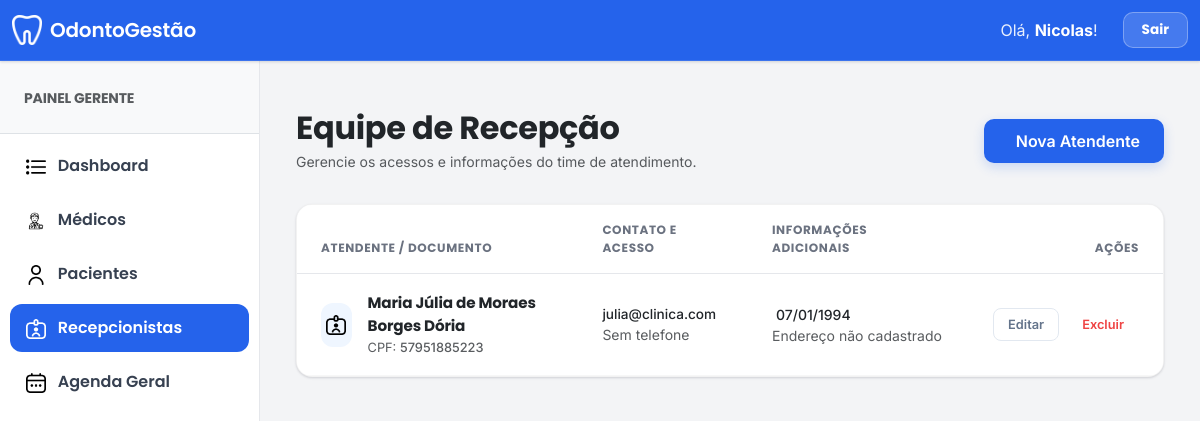
The page /manage_recepcionista/ (signed in) on the database its author committed.
### clinica_app/models.py (models this page shows, shortened)
class CustomUser(AbstractUser):
    USER_TYPE_CHOICES = (
        ('1', 'Gerente'),
        ('2', 'Dentista'),
        ('3', 'Paciente'),
        ('4', 'Recepcionista'),
    )
    email = models.EmailField(unique=True)
    user_type = models.CharField(default='1', choices=USER_TYPE_CHOICES, max_length=1)
    first_name = models.CharField("Nome completo", max_length=150, blank=True)
    REQUIRED_FIELDS = ['email', 'first_name']

class Recepcionista(models.Model):
    admin = models.OneToOneField(CustomUser, on_delete=models.CASCADE)
    cpf = models.CharField(max_length=14, null=True, blank=True, unique=True)
    telefone = models.CharField(max_length=20, null=True, blank=True)
    endereco = models.TextField(null=True, blank=True)
    data_nascimento = models.DateField(null=True, blank=True)

### clinica_app/views.py (the view)
# urls.py: path('manage_recepcionista/', views.manage_recepcionista, name="manage_recepcionista"),
@login_required
def manage_recepcionista(request):
    if str(request.user.user_type) != "1": return redirect('home')
    return render(request, "gerente_template/manage_recepcionista_template.html", {"recepcionistas": Recepcionista.objects.all()})

### clinica_app/templates/gerente_template/manage_recepcionista_template.html (shortened to what this page needs)
{% extends 'base.html' %}
{% load static %}
{% block main_content %}
<div class="container-fluid py-4 page-container">
    <div class="row page-header align-items-center">
        <div class="col-md-6">
            <h2 class="fw-bold text-dark mb-1">Equipe de Recepção</h2>
            <p class="text-muted small mb-0">Gerencie os acessos e informações do time de atendimento.</p>
        </div>
        <div class="col-md-6 text-md-end mt-3 mt-md-0">
            <a href="{% url 'add_recepcionista' %}" class="btn btn-add">
                 Nova Atendente
            </a>
        </div>
    </div>
    <div class="content-card">
        <div class="table-responsive">
            <table class="table table-custom mb-0">
                <thead>
                    <tr>
                        <th>Atendente / Documento</th>
                        <th>Contato e Acesso</th>
                        <th>Informações Adicionais</th>
                        <th class="text-end">Ações</th>
                    </tr>
                </thead>
                <tbody>
                    {% for recep in recepcionistas %}
                    <tr>
                        <td>
                            <div class="d-flex align-items-center">
                                <div class="staff-avatar me-3">
                                    <img src="{% static 'recepcionista.png' %}" alt="Ícone">
                                </div>
                                <div>
                                    <div class="fw-bold text-dark" style="font-size: 0.95rem;">
                                        {{ recep.admin.first_name }} {{ recep.admin.last_name }}
                                    </div>
                                    <div class="text-muted" style="font-size: 0.8rem;">
                                        CPF: <span class="fw-medium">{{ recep.cpf|default:"---" }}</span>
                                    </div>
                                </div>
                            </div>
                        </td>
                        <td>
                            <div class="text-dark fw-medium" style="font-size: 0.85rem;">
                                {{ recep.admin.email }}
                            </div>
                            <div class="text-muted small">
                                {{ recep.telefone|default:"Sem telefone" }}
                            </div>
                        </td>
                        <td>
                            <div class="text-dark small fw-medium">
                                {% if recep.data_nascimento %}
                                     {{ recep.data_nascimento|date:"d/m/Y" }}
                                {% else %}
                                    <span class="text-muted opacity-50 italic">Nascimento não inf.</span>
                                {% endif %}
                            </div>
                            <div class="text-muted small text-truncate-custom" title="{{ recep.endereco }}">
                                {{ recep.endereco|default:"Endereço não cadastrado" }}
                            </div>
                        </td>
                        <td class="text-end">
                            <div class="d-flex justify-content-end gap-2">
                                <a href="{% url 'edit_recepcionista' recep.admin.id %}" class="btn btn-action-edit">
                                    Editar
                                </a>
                                <a href="{% url 'delete_recepcionista' recep.admin.id %}"
                                   class="btn btn-action-delete"
                                   onclick="return confirm('Deseja realmente remover o acesso desta profissional?')">
                                    Excluir
                                </a>
                            </div>
                        </td>
                    </tr>
                    {% endfor %}
                </tbody>
            </table>
        </div>
    </div>
</div>
{% endblock main_content %}

### clinica_app/templates/base.html (shortened to what this page needs)
{% load static %}
<!DOCTYPE html>
<html lang="pt-br">
<head>
    <link href="https://cdn.jsdelivr.net/npm/bootstrap@5.3.0/dist/css/bootstrap.min.css" rel="stylesheet">
</head>
<body>
    {% if user.is_authenticated %}
    <nav class="navbar navbar-expand-lg">
        <div class="container-fluid">
            <a class="navbar-brand" href="#">
                <img src="{% static 'denteb.png' %}" alt="Logo" width="30" height="30" class="me-2">
                OdontoGestão
            </a>
            <div class="collapse navbar-collapse" id="navbarNav">
                <ul class="navbar-nav ms-auto align-items-center">
                    <li class="nav-item">
                        <span class="user-welcome">Olá, <span class="user-name">{{ user.first_name }}</span>!</span>
                    </li>
                    <li class="nav-item">
                        <a class="nav-link-custom" href="{% url 'logout_user' %}">Sair</a>
                    </li>
                </ul>
            </div>
        </div>
    </nav>
    {% endif %}
    <div class="main-wrapper">
        {% if user.is_authenticated %}
        <aside id="sidebar">
            <div class="p-4 border-bottom bg-light">
                <small class="text-uppercase fw-bold text-muted">
                    {% if user.user_type == '1' %}Painel Gerente
                    {% elif user.user_type == '2' %}Painel Médico
                    {% elif user.user_type == '4' %}Painel Recepção
                    {% endif %}
                </small>
            </div>
            <nav class="mt-2">
                {% with url_name=request.resolver_match.url_name %}
                {% if user.user_type == '2' %}
                    <a href="{% url 'dentista_home' %}" class="sidebar-link {% if url_name == 'dentista_home' %}active{% endif %}">
                        <img src="{% static 'computador.png' %}" width="20" class="me-2"> Meu Painel
                    </a>
                    <a href="{% url 'dentista_manage_paciente' %}" class="sidebar-link {% if url_name == 'dentista_manage_paciente' or url_name == 'view_paciente' %}active{% endif %}">
                        <img src="{% static 'utilizador.png' %}" width="20" class="me-2"> Pacientes
                    </a>
                    <a href="{% url 'add_consulta' %}" class="sidebar-link {% if url_name == 'add_consulta' %}active{% endif %}">
                        <img src="{% static 'adicionar.png' %}" width="20" class="me-2"> Agendar Consulta
                    </a>
                {% elif user.user_type == '1' %}
                    <a href="{% url 'gerente_home' %}" class="sidebar-link {% if url_name == 'gerente_home' %}active{% endif %}">
                        <img src="{% static 'lista.png' %}" width="20" class="me-2"> Dashboard
                    </a>
                    <a href="{% url 'manage_dentista' %}" class="sidebar-link {% if 'dentista' in url_name %}active{% endif %}">
                        <img src="{% static 'dentista.png' %}" width="20" class="me-2"> Médicos
                    </a>
                    <a href="{% url 'manage_paciente' %}" class="sidebar-link {% if 'paciente' in url_name %}active{% endif %}">
                        <img src="{% static 'utilizador.png' %}" width="20" class="me-2"> Pacientes
                    </a>
                    <a href="{% url 'manage_recepcionista' %}" class="sidebar-link {% if 'recepcionista' in url_name %}active{% endif %}">
                        <img src="{% static 'recepcionista.png' %}" width="20" class="me-2"> Recepcionistas
                    </a>
                    <a href="{% url 'manage_consulta' %}" class="sidebar-link {% if 'consulta' in url_name %}active{% endif %}">
                        <img src="{% static 'calendario.png' %}" width="20" class="me-2"> Agenda Geral
                    </a>
                {% endif %}
                {% endwith %}
            </nav>
        </aside>
        {% endif %}
        <main id="content-area">
            {% block main_content %}{% endblock %}
        </main>
    </div>
</body>
</html>

### clinica_app/templates/base.html (style rules this page uses)
:root { --accent: #2563eb; --accent-dark: #1d4ed8; --accent-soft: #eff6ff; --bg: #f3f4f6; --surface: #ffffff; --text: #111827; --muted: #6b7280; --border: #e5e7eb; --shadow: 0 1px 2px rgba(16, 24, 40, 0.06), 0 1px 3px rgba(16, 24, 40, 0.10); --radius: 12px; }
body { background-color: var(--bg); font-family: 'Inter', sans-serif; color: var(--text); overflow-x: hidden; }
h1, h2, h3, h4, h5, h6, .navbar-brand, .fw-bold { font-family: 'Poppins', sans-serif; font-weight: 600; letter-spacing: -0.01em; }
.navbar { background: var(--accent); border-bottom: 1px solid rgba(255, 255, 255, 0.1); box-shadow: var(--shadow); padding: 10px 0; z-index: 1030; }
.navbar-brand { color: #ffffff !important; font-size: 1.25rem; text-decoration: none; display: flex; align-items: center; }
.navbar-brand img { filter: brightness(0) invert(1); }
.user-welcome { color: rgba(255, 255, 255, 0.9); margin-right: 15px; }
.user-name { color: #ffffff; font-weight: 700; }
.nav-link-custom { font-family: 'Poppins', sans-serif; font-weight: 700; padding: 7px 18px; border-radius: 10px; background: rgba(255, 255, 255, 0.15); color: #ffffff !important; margin-left: 10px; border: 1px solid rgba(255, 255, 255, 0.3); text-decoration: none; display: inline-block; font-size: 0.85rem; transition: all 0.2s ease; }
.main-wrapper { display: flex; min-height: calc(100vh - 64px); }
#sidebar { width: 260px; background: var(--surface); border-right: 1px solid var(--border); transition: all 0.2s; }
.sidebar-link { display: block; margin: 6px 10px; padding: 12px 16px; color: #374151; text-decoration: none; font-family: 'Poppins', sans-serif; font-weight: 600; transition: 0.15s; position: relative; border-radius: 12px; }
.sidebar-link.active { background: var(--accent); color: #ffffff; }
.sidebar-link.active img { filter: brightness(0) invert(1); }
#content-area { flex: 1; padding: 24px; }

### clinica_app/templates/gerente_template/manage_recepcionista_template.html (style rules this page uses)
.page-container { animation: fadeIn 0.5s ease-in-out; }
.page-header { margin-bottom: 2rem; }
.btn-add { background-color: var(--accent); color: white; border: none; padding: 10px 24px; border-radius: 10px; font-weight: 600; transition: all 0.3s ease; box-shadow: 0 4px 12px rgba(37, 99, 235, 0.2); }
.content-card { background: var(--surface); border-radius: 16px; border: 1px solid rgba(0, 0, 0, 0.05); box-shadow: var(--shadow); overflow: hidden; }
.table-custom thead { background-color: #f8fafc; }
.table-custom thead th { font-family: 'Poppins', sans-serif; font-size: 0.75rem; text-transform: uppercase; letter-spacing: 0.05em; font-weight: 700; color: var(--muted); border-bottom: 1px solid var(--border); padding: 16px 24px; }
.table-custom tbody tr { transition: background-color 0.2s ease; }
.table-custom td { padding: 18px 24px; border-bottom: 1px solid rgba(0, 0, 0, 0.03); vertical-align: middle; }
.staff-avatar { width: 44px; height: 44px; background-color: var(--accent-soft); border-radius: 12px; display: flex; align-items: center; justify-content: center; transition: all 0.3s ease; }
.staff-avatar img { width: 20px; transition: all 0.3s ease; }
.text-truncate-custom { max-width: 180px; white-space: nowrap; overflow: hidden; text-overflow: ellipsis; display: block; }
.btn-action-edit { color: #64748b; background: transparent; border: 1.5px solid #e2e8f0; padding: 6px 14px; border-radius: 8px; font-size: 0.8rem; font-weight: 600; transition: all 0.2s; }
.btn-action-delete { color: #ef4444; background: transparent; border: 1.5px solid transparent; padding: 6px 14px; border-radius: 8px; font-size: 0.8rem; font-weight: 600; transition: all 0.2s; }

### rows shown on the page
CustomUser: first_name "Nicolas"
Recepcionista: admin.first_name "Maria Júlia de Moraes Borges Dória", cpf "57951885223", admin.email "julia@clinica.com", telefone "Sem telefone", data_nascimento "07/01/1994", endereco "Endereço não cadastrado"
